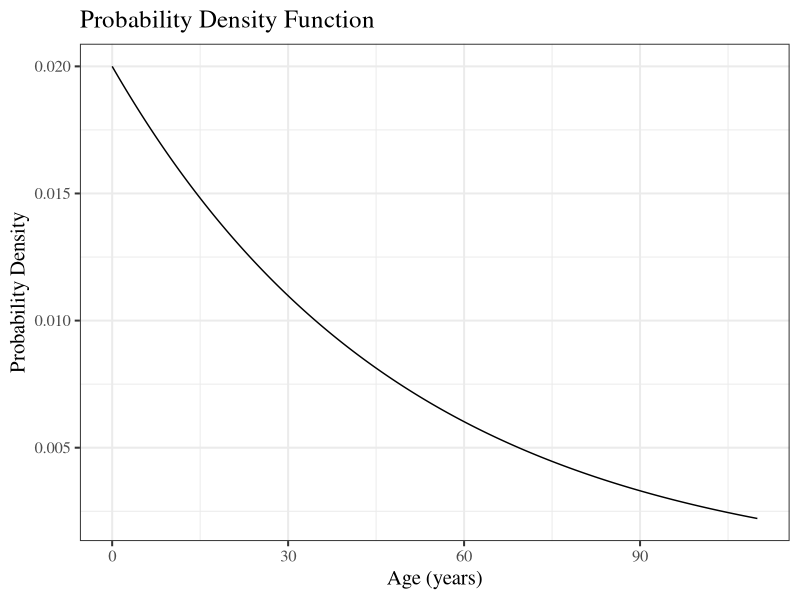
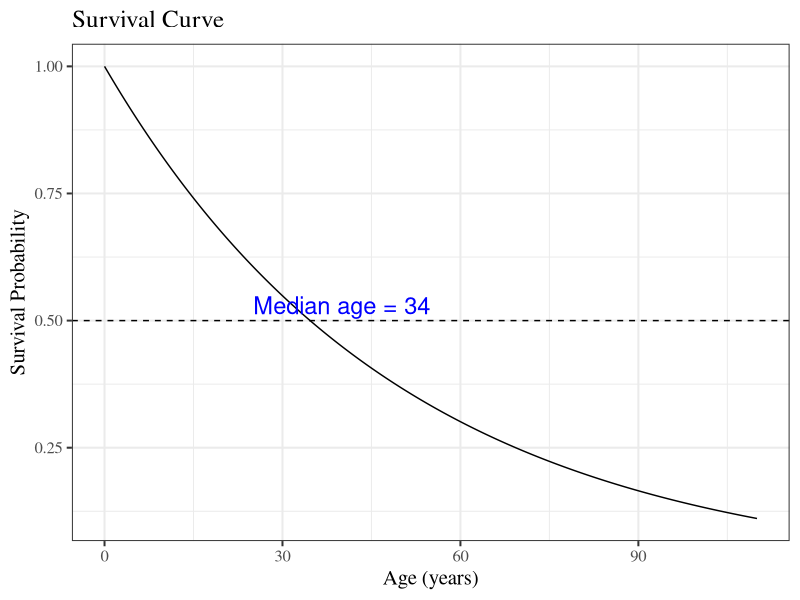
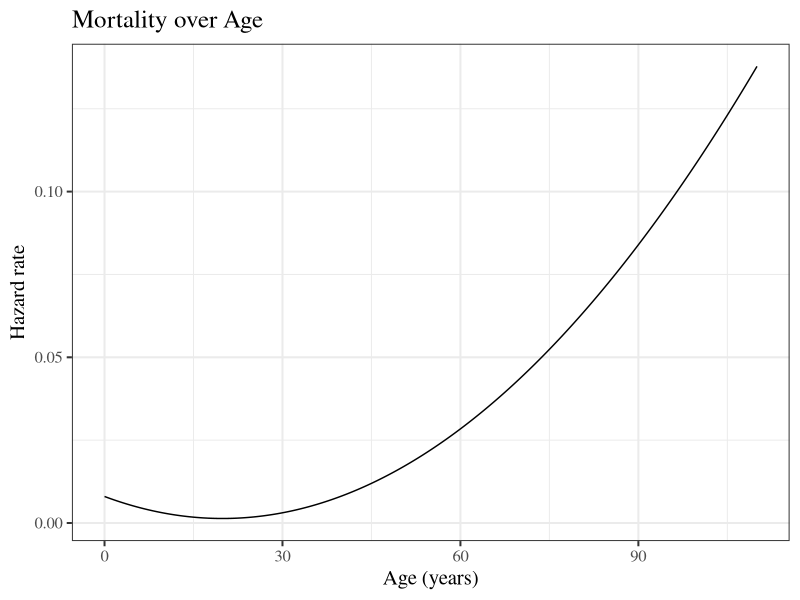
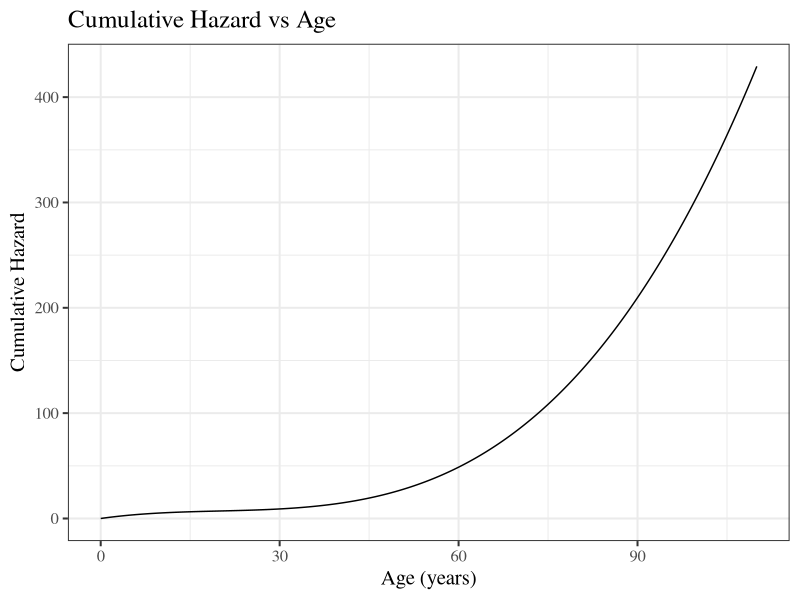
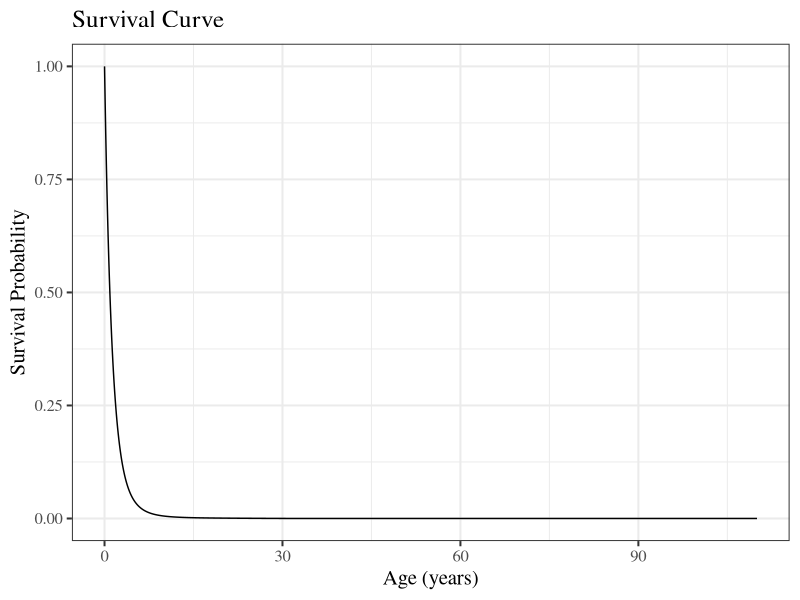
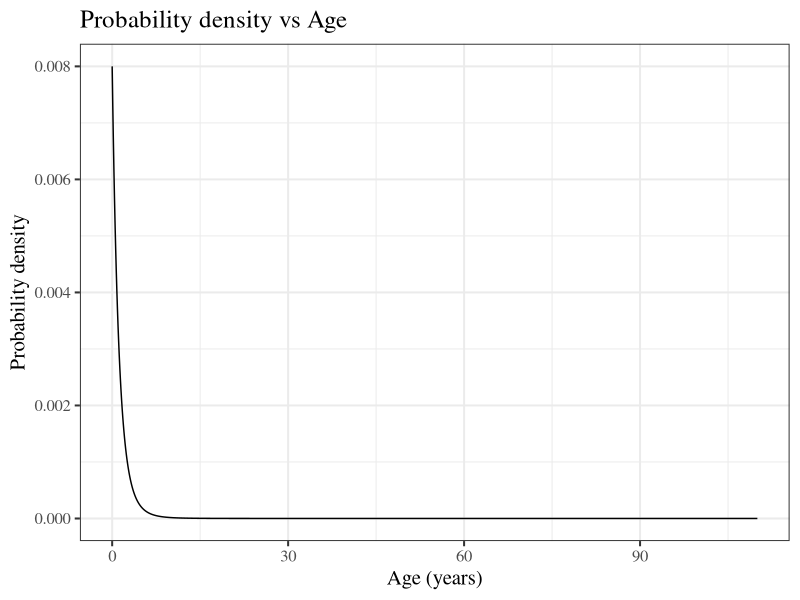

Source code (R) for these figures, in order:
## ---- chunk 1

gr <- 2 / (1 + sqrt(5))

knitr::opts_chunk$set(echo = FALSE, fig.asp = gr)
options(knitr.kable.NA = '-')
plot_size=15

rm(gr)
## ---- chunk 2

# Prep work ---------------------------------------------------------------

# Load libraries
library(tidyverse, quietly = TRUE)


# Make data
age_range <- c(0, 110)
age_data <- tibble(age = seq(age_range[1], age_range[2], .1))

## ---- chunk 3
# Question 1 
pdf = function(x) 0.02*exp(-0.02*x)
cdf = function(x) 1 - exp(-0.02*x)
survf = function(x) exp(-0.02*x)

pdf_plot = 
  age_data %>% 
  mutate(PDF = pdf(age)) %>% 
  ggplot(aes(x=age, y=PDF)) + 
  geom_line() + 
  theme_bw(base_size = plot_size) + 
  theme(text = element_text(family = "serif")) +
  labs(
    title = "Probability Density Function", 
    x = "Age (years)",
    y = "Probability Density"
    )

median_plot = 
  age_data %>%
  mutate(surv = survf(age)) %>%
  ggplot(aes(x=age, y=surv)) + 
  geom_line() + 
  geom_hline(yintercept = 0.5, linetype="dashed") + 
  annotate("text", x=40, y=0.53, label="Median age = 34", color = "blue", size=6) + 
  theme_bw(base_size = plot_size) + 
  theme(text = element_text(family = "serif")) +
  labs(
    title = "Survival Curve", 
    x = "Age (years)",
    y = "Survival Probability"
    )
## ---- chunk 4
pdf_plot
## ---- chunk 5
median_plot
## ---- chunk 6
# Question 2
hazard_fun = function(x) (0.0168*x^2 - 0.668*x + 8)/1000

hazard_plot = 
  age_data %>%
  mutate(mortality = hazard_fun(age)) %>%
  ggplot(aes(x=age, y=mortality)) + 
  geom_line() + 
  theme_bw(base_size = plot_size) + 
  theme(text = element_text(family = "serif")) +
  labs(
    title = "Mortality over Age", 
    x = "Age (years)",
    y = "Hazard rate"
    )

cum_hazard_fun <- function(x) x*(14*x^2 - 835*x + 20000)/25000

chf_plot <- 
  ggplot(age_data, aes(x = age, y = cum_hazard_fun(age))) +
  geom_line() +
  theme_bw(base_size = plot_size) +
  theme(text = element_text(family = "serif")) +
  labs(
    title = "Cumulative Hazard vs Age",
    x = "Age (years)",
    y = "Cumulative Hazard"
  )

survival_fun <- function(x) exp(-1 * cum_hazard_fun(x))

surv_plot = 
  age_data %>%
  mutate(surv = survival_fun(age)) %>%
  ggplot(aes(x=age, y=surv)) + 
  geom_line() + 
  theme_bw(base_size = plot_size) + 
  theme(text = element_text(family = "serif")) +
  labs(
    title = "Survival Curve", 
    x = "Age (years)",
    y = "Survival Probability"
    )

pdf_fun = function(x) survival_fun(x) * hazard_fun(x)

pdfun_plot <-
  ggplot(age_data, aes(x = age, y = pdf_fun(age))) +
  geom_line() +
  theme_bw(base_size = plot_size) +
  theme(text = element_text(family = "serif")) +
  labs(
    title = "Probability density vs Age",
    x = "Age (years)",
    y = "Probability density"
  )


e0 <- integrate(survival_fun, lower = 0, upper = Inf)
e0_val <- round(e0$value, 3)

e10 <- integrate(survival_fun, lower = 10, upper = Inf)
e10_val <- round(e10$value / survival_fun(10), digits = 3)

nqx <- function(x, n) (survival_fun(x) - survival_fun(x + n)) / survival_fun(x) 
q15_15 <- round(nqx(15, 15), 3)
## ---- chunk 7
hazard_plot
## ---- chunk 8
chf_plot
## ---- chunk 9
surv_plot
## ---- chunk 10
pdfun_plot
## ---- chunk 11
labs <- knitr::all_labels()
labs <- labs[!labs %in% c("setup", "toc", "getlabels", "allcode")]
